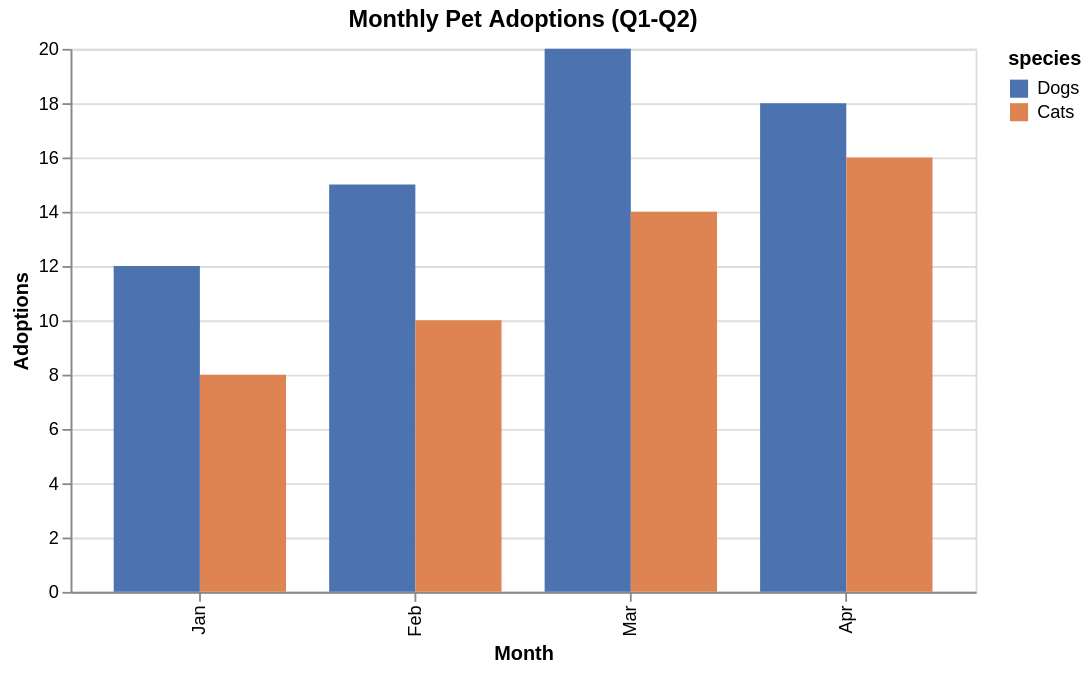

Express this chart as Vega-Lite.
### Vega-Lite specification from a JSON file in a GitHub repository (floating-point values rounded to 4 significant figures)
{"$schema": "https://vega.github.io/schema/vega-lite/v5.json", "description": "Monthly pet adoptions by species", "width": 500, "height": 300, "data": {"values": [{"month": "Jan", "species": "Dogs", "count": 12}, {"month": "Jan", "species": "Cats", "count": 8}, {"month": "Feb", "species": "Dogs", "count": 15}, {"month": "Feb", "species": "Cats", "count": 10}, {"month": "Mar", "species": "Dogs", "count": 20}, {"month": "Mar", "species": "Cats", "count": 14}, {"month": "Apr", "species": "Dogs", "count": 18}, {"month": "Apr", "species": "Cats", "count": 16}]}, "mark": "bar", "encoding": {"x": {"field": "month", "type": "ordinal", "title": "Month", "sort": ["Jan", "Feb", "Mar", "Apr"]}, "y": {"field": "count", "type": "quantitative", "title": "Adoptions"}, "color": {"field": "species", "type": "nominal", "scale": {"domain": ["Dogs", "Cats"], "range": ["#4C72B0", "#DD8452"]}}, "xOffset": {"field": "species", "type": "nominal"}}, "title": "Monthly Pet Adoptions (Q1-Q2)"}
